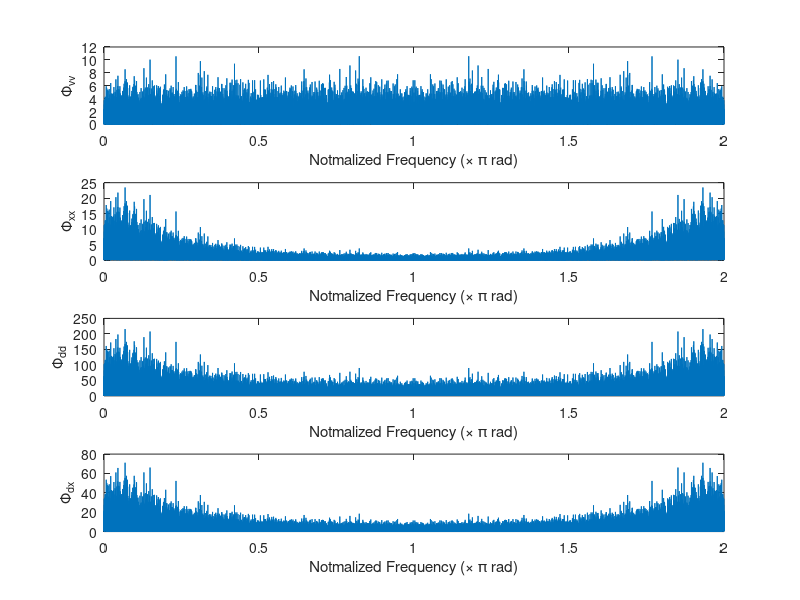
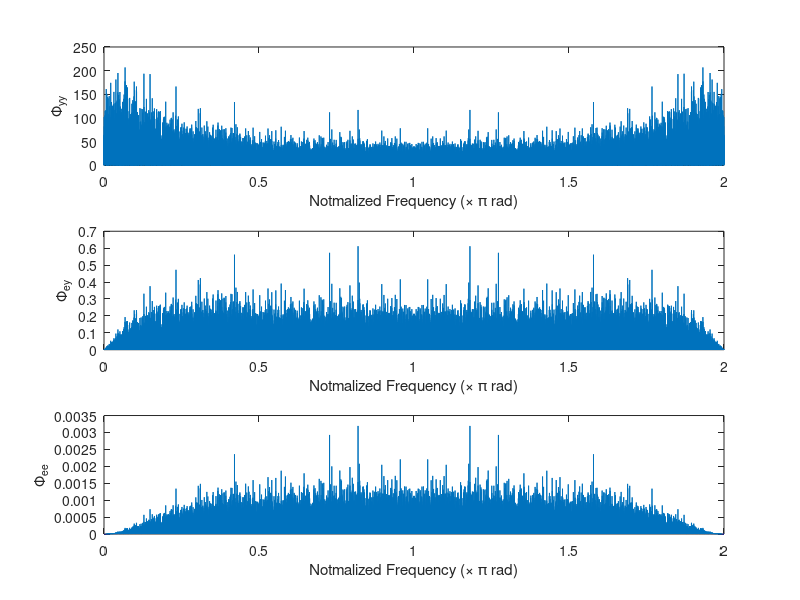
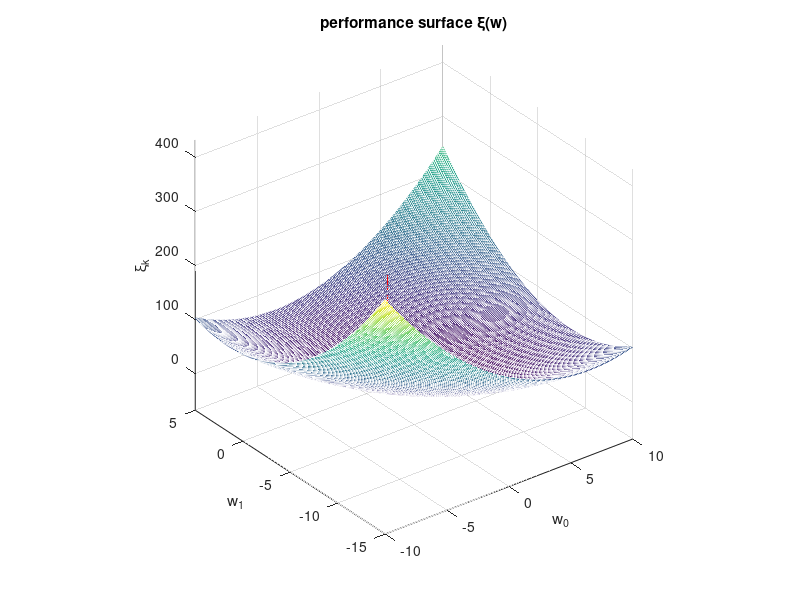
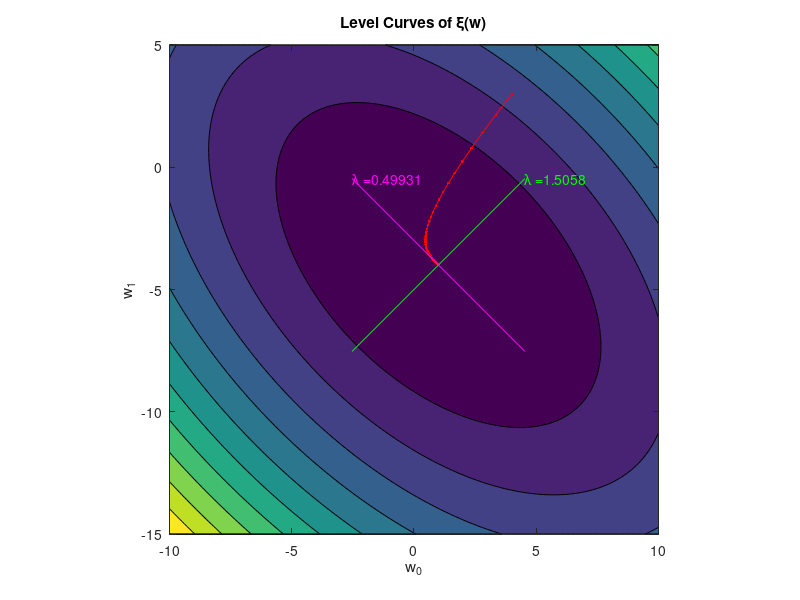

These figures' MATLAB source, in order:
%% An Application Using Simulated Signals Steapest Descent

%% TASK 1: Change the bandwidth parameter 'a' and observe the effect.

%% TASK 2: For each 'a' change the 'Mu' and observe the effect.

%% TASK 3: For each 'a' and 'Mu' change the initialization of 'w' and
%% observe the effect. 

close all
clear all
clc

%% Parameters

a = 0.5 ;

L = 100000 ;

df = 2/L ;
f = 0:df:(2 - df) ;

%% Generate signals

v = wgn(1,L,0) ; 

v = v - mean(v) ;
v = v/std(v) ;

G = tf(sqrt([1-a^2 0]),[1 -a],1) 

x = lsim(G,v) ;
x = x + 0.0*randn(size(x)) ;

P = tf([1 -4],[1 0],1)

d = lsim(P,x) ;
d = d + 0.0*randn(size(d)) ;

%% Plot signal spectra

figure(1)

subplot(4,1,1)
plot(f,abs(fft(v)).^2 /L)
xlabel('Notmalized Frequency (\times \pi rad)')
ylabel('\Phi_{vv}')

subplot(4,1,2)
plot(f,abs(fft(x)).^2 /L)
xlabel('Notmalized Frequency (\times \pi rad)')
ylabel('\Phi_{xx}')

subplot(4,1,3)
plot(f,abs(fft(d)).^2 /L)
xlabel('Notmalized Frequency (\times \pi rad)')
ylabel('\Phi_{dd}')

subplot(4,1,4)
plot(f,abs(fft(d).*conj(fft(x))) /L)
xlabel('Notmalized Frequency (\times \pi rad)')
ylabel('\Phi_{dx}')

%% Calculate signal statistics

x1 = x(1:(end-1))' ;
x0 = x(2:end)' ;

R = [sum(x0.^2) sum(x0.*x1) ; sum(x1.*x0) sum(x1.^2)] /L 

d1 = d(1:(end-1))' ;
d0 = d(2:end)' ;

p = [sum(x0.*d0) ; sum(x1.*d0)]/(L-1)

%% Use SD to calculate wo

w = [4 ; 3];%[11 ; 6] ;
wp = [inf;inf] ;

EPS = 1e-3 ;

Mu = 0.05 ;

MaxIter = 1000 ;

I = 0 ;

W = w ;

while((norm(w-wp)>EPS)&(I<MaxIter))
    I = I + 1 ;
    wp = w ;
    w = w - 2*Mu*(R*w - p) ;
    W(:,end+1) = w ;
end

wo_WH = [1 a ; a 1]\[1-4*a ; a-4] ;
disp('Ideal solution from Wiener-Hopf Equation')
disp(wo_WH)

disp('Calculated solution')
disp(w)

%% Output

y = w' * [x0 ; x1] ;

e = d0 - y ;

[eVec,eVal] = eig(R) ;

% Sort the eigenvectors of R in the descending order
[eVal,Idx] = sort(diag(eVal),'descend') ;
eVec = eVec(:,Idx) 
eVal = eVal

%% Output signal spectra

figure(2)
subplot(3,1,1)
plot(f(1:(end-1))*(L-1)/L,abs(fft(y)).^2 /L)
xlabel('Notmalized Frequency (\times \pi rad)')
ylabel('\Phi_{yy}')

subplot(3,1,2)
plot(f(1:(end-1))*(L-1)/L,abs(fft(e).*conj(fft(y))) /L)
xlabel('Notmalized Frequency (\times \pi rad)')
ylabel('\Phi_{ey}')

subplot(3,1,3)
plot(f(1:(end-1))*(L-1)/L,abs(fft(e)).^2 /L)
xlabel('Notmalized Frequency (\times \pi rad)')
ylabel('\Phi_{ee}')

%% Performance surfaces

ww0 = -10:0.1:10 ;
ww1 = -15:0.1:5 ;
[WW0,WW1] = meshgrid(ww0,ww1) ;

XIXI = sum(d0.^2)/(L-1) - 2*WW0*p(1) - 2*WW1*p(2) ...
    + WW0.*WW0*R(1,1) + WW0.*WW1.*(R(1,2)+R(2,1)) ...
    + WW1.*WW1*R(2,2) ;

XI = sum(d0.^2)/(L-1) - 2*W(1,:)*p(1) - 2*W(2,:)*p(2) ...
    + W(1,:).*W(1,:)*R(1,1) + W(1,:).*W(2,:).*(R(1,2)+R(2,1)) ...
    + W(2,:).*W(2,:)*R(2,2) ; 

figure(3) ; 

mesh(ww0,ww1,XIXI)
hold on
plot3(W(1,:),W(2,:),XI,'.r-')
xlabel('w_0')
ylabel('w_1')
zlabel('\xi_k')
title('performance surface \xi(w)')
axis vis3d
hold off

figure(4) ; 
contourf(ww0,ww1,XIXI)
hold on
plot(W(1,:),W(2,:),'.r-')
xlabel('w_0')
ylabel('w_1')
title('Level Curves of \xi(w)')
% The following 7 lineas are for plotting the eigenvectors on the level
% curves
T = 5 ;
EV1p = wo_WH + T*eVec(:,1) ;
EV1n = wo_WH - T*eVec(:,1) ;
EV2p = wo_WH + T*eVec(:,2) ;
EV2n = wo_WH - T*eVec(:,2) ;
plot([EV1p(1) EV1n(1)],[EV1p(2) EV1n(2)],'g-')
plot([EV2p(1) EV2n(1)],[EV2p(2) EV2n(2)],'m-')
text(EV1n(1),EV1n(2),['\lambda =' num2str(eVal(1))],'Color','green')
text(EV2n(1),EV2n(2),['\lambda =' num2str(eVal(2))],'Color','magenta')
axis equal
axis tight
hold off

figure(5) ; 
subplot(2,3,1)
plot(0:(size(W,2)-1),W(1,:),'.-')
xlabel('Iteration Number (k)')
ylabel('w_0(k)')
grid on

subplot(2,3,2)
plot(0:(size(W,2)-1),W(1,:)*eVec(1,1)+W(2,:)*eVec(2,1),'.-')
xlabel('Iteration Number (k)')
ylabel(['v' char(39) '{}_1(k)'])
grid on

subplot(2,3,3)
plot(0:(size(W,2)-1),W(2,:),'.-')
xlabel('Iteration Number (k)')
ylabel('w_1(k)')
grid on

subplot(2,3,4)
plot(0:(size(W,2)-1),W(1,:)*eVec(1,2)+W(2,:)*eVec(2,2),'.-')
xlabel('Iteration Number (k)')
ylabel(['v' char(39) '{}_2(k)'])
grid on

subplot(2,3,5)
plot(0:(size(W,2)-1),XI,'.-')
xlabel('Iteration Number (k)')
ylabel('\xi_k')
grid on

subplot(2,3,6)
plot(0:(size(W,2)-1),sqrt(W(1,:).^2 + W(2,:).^2),'.-')
xlabel('Iteration Number (k)')
ylabel('|| w_k||')
grid on
